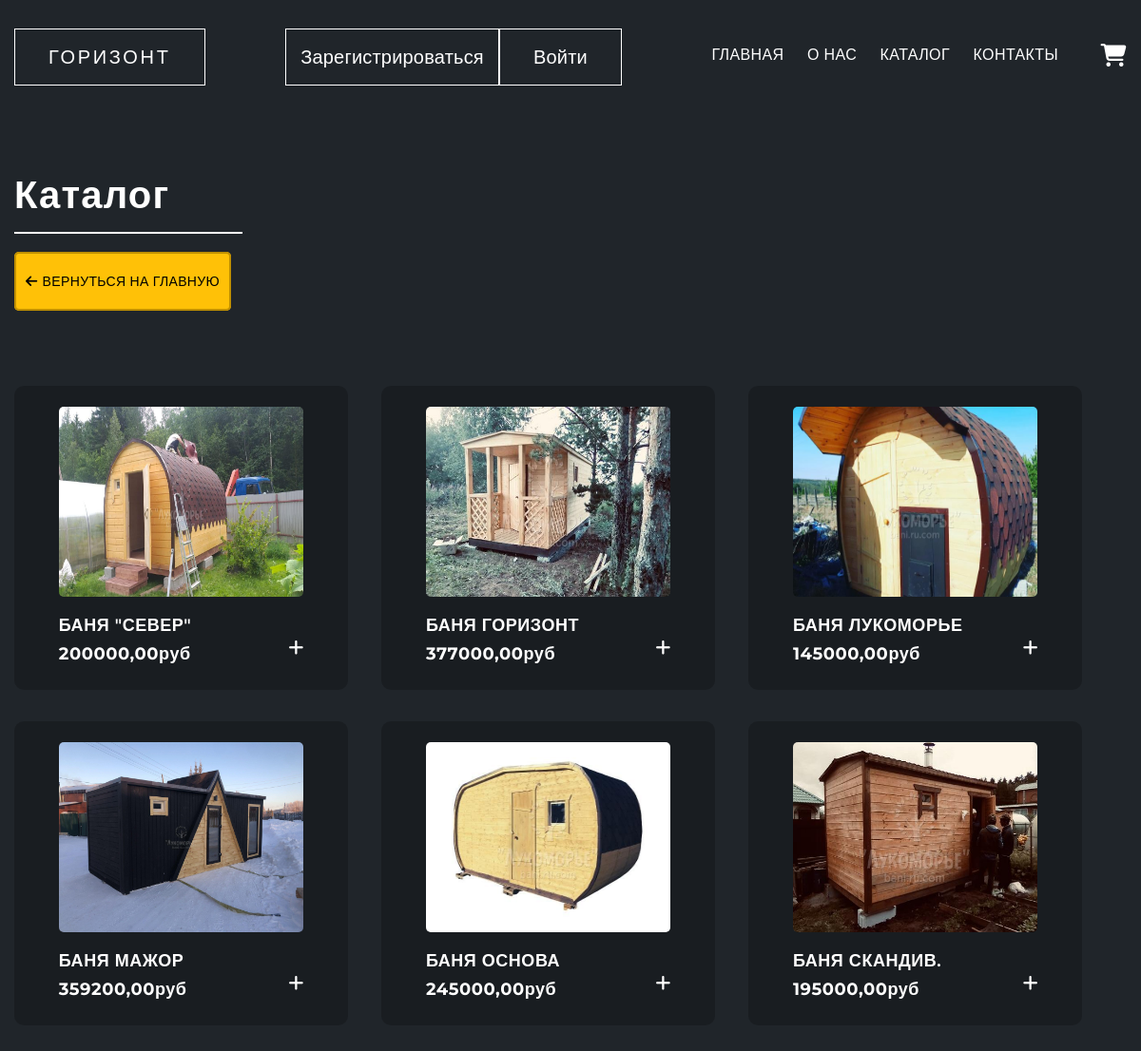
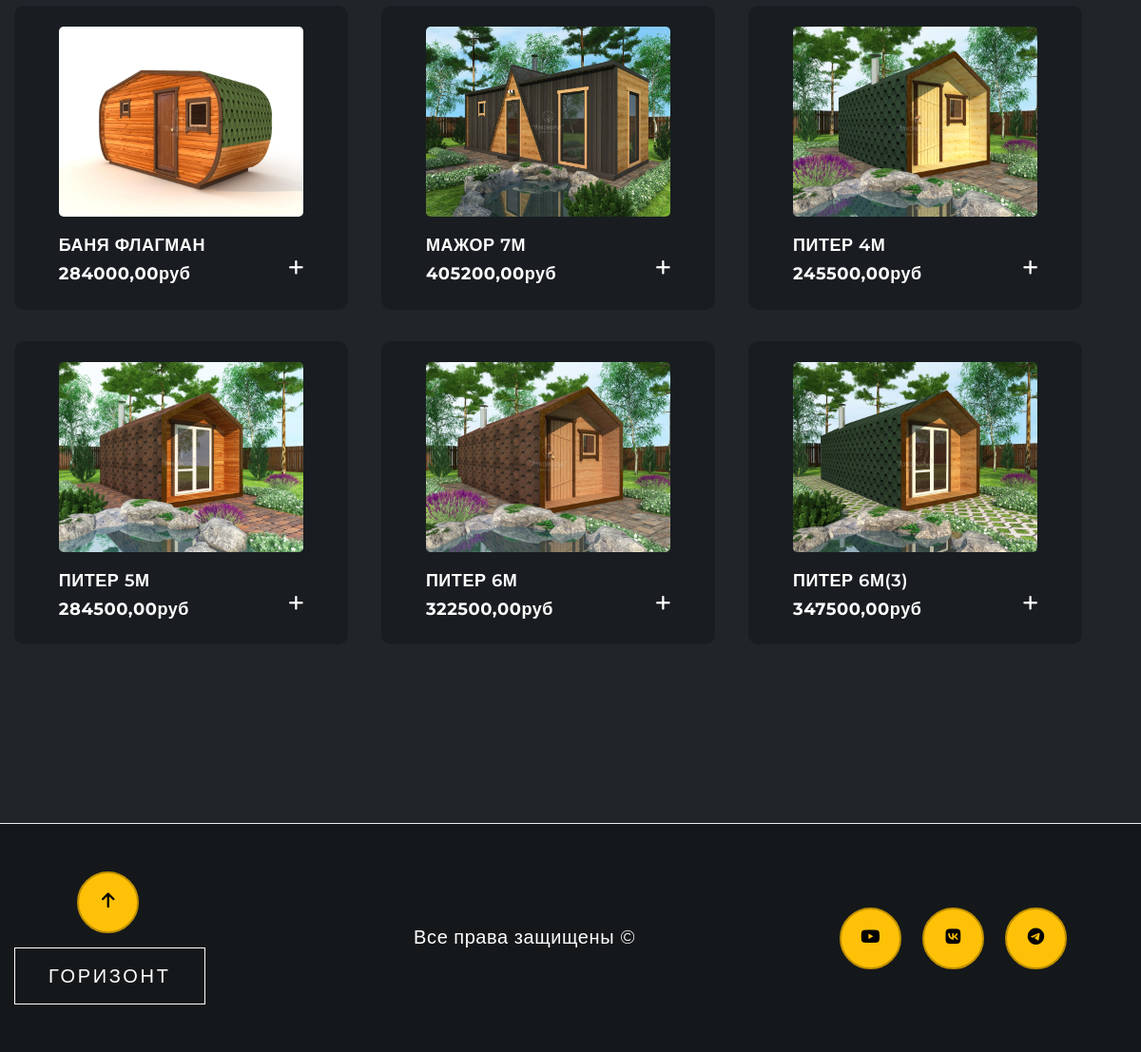
Page /catalog/ on the committed database (2 pictures, top to bottom).
### product/models.py (models this page shows, shortened)
class Product(models.Model):
    title = models.CharField(max_length=200, db_index=True)
    slug = models.SlugField(max_length=200, db_index=True)
    image = models.ImageField(upload_to='user_images/%Y/%m/%d', blank=True)
    desc = models.TextField(blank=True)
    price = models.DecimalField(max_digits=10, decimal_places=2)
    available = models.BooleanField(default=True)
    class Meta:
        verbose_name = 'Продукт'
        verbose_name_plural = 'Товары'
        ordering = ('title',)
        index_together = (('id', 'slug'),)
    def get_absolute_url(self):
        return reverse('material', kwargs={'slug': self.slug})

### product/views.py (the view)
# urls.py: path('catalog/', views.CatalogPage.as_view(), name="catalog"),
class CatalogPage(ListView):
    model = Product
    template_name = 'product/katalog.html'
    context_object_name = 'products'
    def get_context_data(self, **kwargs):
        ctx = super(CatalogPage, self).get_context_data(**kwargs)
        ctx['title'] = 'Катаолг'
        return ctx

### templates/product/katalog.html (shortened to what this page needs)
{% extends 'layout.html' %}
{% load static %}
{% block main %}
    <section class="section section__katalog">
        <div class="container">
            <div class="katalog__header">
                <h1 class="katalog__title">Каталог</h1>
                <a href="{% url 'home' %}" class="katalog__button">
                   <i class="fa-solid fa-arrow-left"></i>Вернуться на главную
                </a>
            </div>
            <div class="katalog__content">
                 <div class="katalog__line-1">
                     {% for i in products %}
                         <a href="{{ i.get_absolute_url }}" class="katalog__card">
                              <div class="li">
                                  {% if i.image %}
                                  <img src="{{ i.image.url }}" alt="{{ i.title }}" class="card__img">
                                  {% else %}
                                  <img src="/pictures/default.png" alt="{{ i.title }}" class="card__img-1">
                                  {% endif %}
                              </div>
                              <h4 class="card__title">{{ i.title }}</h4>
                              <p class="card__price">
                                 {{ i.price }}руб
                              </p>
                              <div class="card__plus">
                                 <i id="plus" class="fa-solid fa-plus"></i>
                              </div>
                           </a>
                     {% endfor %}
                </div>
            </div>
        </div>
      </section>
 <footer class="footer">
           <div class="container">
               <div class="footer__inner">
                   <div class="footet__item footer__start">
                           <div class="up-btn">
                             <i class="fas fa-arrow-up"></i>
                           </div>
                           <div class="header__logo footer__logo">
                              <button class="footer__btn-3">ГОРИЗОНТ</button>
                       </div>
                     </div>
                     <div class="footer__item footer__center">
                          <span>Все права защищены &copy;</span>
                     </div>
                     <div class="footer__item footer__end">
                         <div class="social">
                           <div>
                             <a href="https://www.youtube.com/channel/UCgMNtb18CYEygaqkbWvCgMA/featured">
                               <i id='i_link' class="fab fa-youtube"></i>
                             </a>
                            </div>
                              <div>
                                <a href="https://vk.com/id433520181">
                                  <i id='i_link' class="fa-brands fa-vk"></i>
                                  </a>
                               </div>
                              <div>
                                <a href="https://web.telegram.org/z/">
                                  <i id='i_link' class="fa-brands fa-telegram"></i>
                              </div>
                           </div>
                     </div>
               </div>
           </div>
       </footer>
{% endblock %}

### templates/layout.html (shortened to what this page needs)
{% load static %}
<html lang="ru">
<head>
    <link rel="stylesheet" href="{% static 'css/main.css' %}">
   <link href="https://unpkg.com/aos@2.3.1/dist/aos.css" rel="stylesheet">
</head>
<body>
<header class="header" id="header">
      <div class="container">
          <div class="header__inner">
              <div class="header__logo">
                  <a href="{% url 'home' %}" class="header__btn-3">ГОРИЗОНТ</a>
              </div>
              <div class="buttons">
                  {% if user.is_authenticated %}
                  <a href="{% url 'profile' %}" class="header__btn-2">Профиль</a>
                  <a href="{% url 'exit' %}" class="header__btn-2">Выйти</a>
                  {% else %}
                  <a href="{% url 'reg' %}" class="header__btn-1">Зарегистрироваться</a>
                  <a href="{% url 'user' %}" class="header__btn-2">Войти</a>
                  {% endif %}
              </div>
              <nav id="nav" class="nav">
                  <a class="nav__link" href="#" data-scroll="#intro">Главная</a>
                  <a class="nav__link" href="#" data-scroll="#about">О нас</a>
                  <a class="nav__link" data-scroll="#catalog" href="/catalog/">Каталог</a>
                  <a class="nav__link" href="#" data-scroll="#contacti">Контакты</a>
                   <a class="market" href="/cart/cart/">
                      <i class="fa-solid fa-cart-shopping"></i>
                  </a>
              </nav>
          </div>
      </div>
  </header>
    {% block main %}
    {% endblock %}
</body>
</html>

### rows in the picture
Product: image (picture), title "БАНЯ \"СЕВЕР\"", price "200000,00"
Product: image (picture), title "БАНЯ ГОРИЗОНТ", price "377000,00"
Product: image (picture), title "БАНЯ ЛУКОМОРЬЕ", price "145000,00"
Product: image (picture), title "БАНЯ МАЖОР", price "359200,00"
Product: image (picture), title "БАНЯ ОСНОВА", price "245000,00"
Product: image (picture), title "БАНЯ СКАНДИВ.", price "195000,00"
Product: image (picture), title "БАНЯ ФЛАГМАН", price "284000,00"
Product: image (picture), title "МАЖОР 7М", price "405200,00"
Product: image (picture), title "ПИТЕР 4М", price "245500,00"
Product: image (picture), title "ПИТЕР 5М", price "284500,00"
Product: image (picture), title "ПИТЕР 6М", price "322500,00"
Product: image (picture), title "ПИТЕР 6М(3)", price "347500,00"
